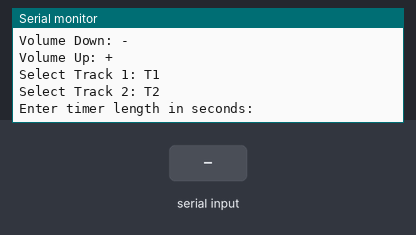
This sketch was run on a simulated ESP32-S3. Shown: the last lines printed to the serial monitor. The test bench sets the inputs (shaded band).

Above: at 2.7 s.
2.8 s: "-\n" received over Serial
At 3.7 s:
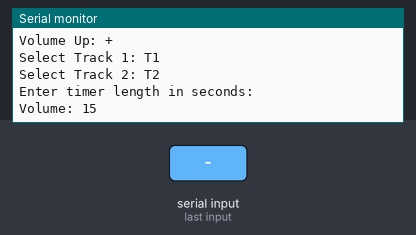
4.3 s: "1\n" received over Serial
At 4.9 s:
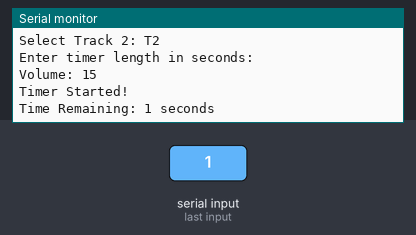
5.8 s: "s90\n" received over Serial
At 6.6 s:
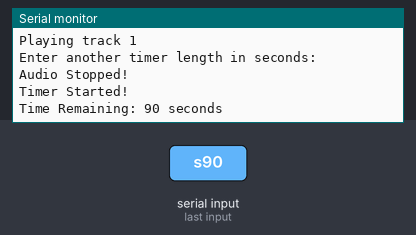
7.3 s: "s,45\n" received over Serial
At 8.1 s:
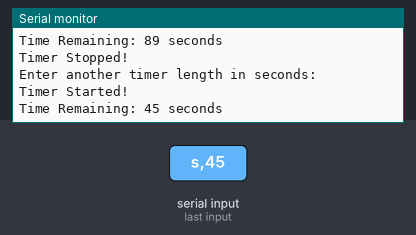
Timing chart, 0 to 9.8 s (numbered marks = the images above; inputs shaded):
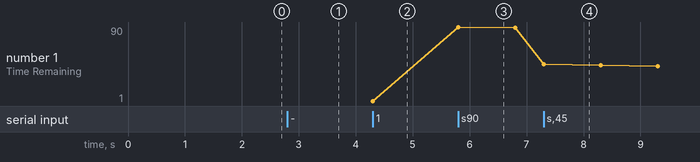

Measured:
- after the input at 2.8 s, the serial monitor: prints a new line at once (image 1)
- after the input at 4.3 s, the serial monitor: prints a new line at once (image 2)
- after the input at 5.8 s, the serial monitor: prints a new line at once (image 3)
- after the input at 7.3 s, the serial monitor: prints a new line at once (image 4)
- plotted number 1: 1 → 89 after the input at 5.8 s, 89 → 43 after the input at 7.3 s

The sketch:

Timer_With_Audio.ino
```cpp
#include <Arduino.h>
#include <sys/time.h>

// =====================================
// MP3 MODULE CONFIGURATION
// =====================================

#define MP3_RX 18
#define MP3_TX 17

#define MP3_SERIAL Serial2

// =====================================
// TIMER VARIABLES
// =====================================

long timerLength = 0;
int64_t startTime = 0;
long previousTime = -1;

bool timerRunning = false;
bool audioPlaying = false;

// =====================================
// VOLUME VARIABLES
// =====================================

int volume = 20;

const int MIN_VOLUME = 0;
const int MAX_VOLUME = 30;
const int VOLUME_STEP = 5;

// =====================================
// AUDIO TRACK VARIABLES
// =====================================

int currentTrack = 1;

// =====================================
// RTC TIME FUNCTION
// =====================================

int64_t getRTCtime() {

  struct timeval currentTime;

  gettimeofday(&currentTime, NULL);

  return ((int64_t)currentTime.tv_sec * 1000000LL)
         + currentTime.tv_usec;
}

// =====================================
// MP3 COMMAND FUNCTION
// =====================================

void sendCommand(uint8_t command, uint16_t parameter) {

  uint8_t paramHigh = (parameter >> 8) & 0xFF;
  uint8_t paramLow = parameter & 0xFF;

  uint16_t checksum = 0xFFFF -
    (0xFF + 0x06 + command + 0x01 +
     paramHigh + paramLow) + 1;

  uint8_t commandBuffer[10] = {

    0x7E,
    0xFF,
    0x06,
    command,
    0x01,
    paramHigh,
    paramLow,
    (uint8_t)(checksum >> 8),
    (uint8_t)(checksum & 0xFF),
    0xEF
  };

  MP3_SERIAL.write(commandBuffer, 10);
}

// =====================================
// AUDIO PLAY FUNCTION
// =====================================

void playAudio() {

  Serial.print("Playing track ");
  Serial.println(currentTrack);

  sendCommand(0x03, currentTrack);

  audioPlaying = true;
}

// =====================================
// AUDIO TRACK SWITCHING
// =====================================

void selectTrack(int track) {

  if (track != 1 && track != 2) {
    return;
  }

  currentTrack = track;

  Serial.print("Selected track: ");
  Serial.println(currentTrack);

  // If timer is running, only select the track
  if (timerRunning) {

    Serial.println("Track queued");

  }

  // If timer is idle, switch audio immediately
  else {

    playAudio();

  }
}

// =====================================
// AUDIO STOP FUNCTION
// =====================================

void stopAudio() {

  if (audioPlaying) {

    sendCommand(0x16, 0);

    audioPlaying = false;

    Serial.println("Audio Stopped!");

  }
}

// =====================================
// VOLUME CONTROL FUNCTION
// =====================================

void changeVolume(int amount) {

  int newVolume = volume + amount;

  // Limit volume
  if (newVolume > MAX_VOLUME) {
    newVolume = MAX_VOLUME;
  }

  if (newVolume < MIN_VOLUME) {
    newVolume = MIN_VOLUME;
  }

  // Only send command if volume changes
  if (newVolume != volume) {

    volume = newVolume;

    sendCommand(0x06, volume);

    Serial.print("Volume: ");
    Serial.println(volume);

  }

  else {

    Serial.println("Volume limit reached.");

  }
}

// =====================================
// STOP FUNCTION
// =====================================

void stopSystem() {

  if (timerRunning) {

    timerRunning = false;

    Serial.println();
    Serial.println("Timer Stopped!");

    Serial.println("Enter another timer length in seconds:");

  }

  if (audioPlaying) {

    stopAudio();

  }
}

// =====================================
// SERIAL INPUT FUNCTION
// =====================================

void checkSerialInput() {

  while (Serial.available() > 0) {

    char input = Serial.read();

    // Stop timer or audio
    if (input == 's' || input == 'S') {

      stopSystem();

    }

    // Decrease volume
    else if (input == '-' || input == '_') {

      changeVolume(-VOLUME_STEP);

    }

    // Increase volume
    else if (input == '=' || input == '+') {

      changeVolume(VOLUME_STEP);

    }

    // Select track 1 using T1
    else if (input == 'T' || input == 't') {

      if (Serial.available() > 0) {

        char nextChar = Serial.read();

        if (nextChar == '1') {

          selectTrack(1);

        }

        else if (nextChar == '2') {

          selectTrack(2);

        }

      }

    }

    // Start timer when idle
    else if (input >= '0' && input <= '9') {

      if (!timerRunning) {

        // Parse remaining digits
        long enteredTime = input - '0';

        while (Serial.available() > 0) {

          char nextChar = Serial.peek();

          if (nextChar >= '0' && nextChar <= '9') {

            enteredTime = enteredTime * 10 +
                          (Serial.read() - '0');

          }

          else if (nextChar == '\n' || nextChar == '\r') {

            Serial.read();

          }

          else {

            break;

          }

        }

        timerLength = enteredTime;

        if (timerLength > 0) {

          startTime = getRTCtime();

          previousTime = -1;

          timerRunning = true;

          Serial.println("Timer Started!");

        }

      }

    }

  }
}

// =====================================
// SETUP
// =====================================

void setup() {

  Serial.begin(115200);

  while (!Serial) {
    delay(10);
  }

  // Initialize MP3 UART
  MP3_SERIAL.begin(9600, SERIAL_8N1, MP3_RX, MP3_TX);

  delay(1000);

  // Select SD card
  sendCommand(0x09, 0x0002);

  delay(500);

  // Set starting volume
  sendCommand(0x06, volume);

  Serial.println();
  Serial.println("ESP32-S3 RTC TIMER");
  Serial.println("------------------------");

  Serial.println("MP3 Module Initialized");

  Serial.println("Starting Volume: 20");

  Serial.println();
  Serial.println("CONTROLS");

  Serial.println("Stop Timer / Audio: S");

  Serial.println("Volume Down: -");
  Serial.println("Volume Up: +");

  Serial.println("Select Track 1: T1");
  Serial.println("Select Track 2: T2");

  Serial.println();
  Serial.println("Enter timer length in seconds:");

}

// =====================================
// MAIN LOOP
// =====================================

void loop() {

  // Always check keyboard input
  checkSerialInput();

  // ===================================
  // TIMER FUNCTION
  // ===================================

  if (timerRunning) {

    // Calculate elapsed time
    int64_t elapsedMicroseconds = getRTCtime() - startTime;

    long elapsedSeconds = elapsedMicroseconds / 1000000LL;

    // Calculate remaining time
    long remainingTime = timerLength - elapsedSeconds;

    // Display remaining time once per second
    if (elapsedSeconds != previousTime &&
        elapsedSeconds < timerLength) {

      previousTime = elapsedSeconds;

      Serial.print("Time Remaining: ");

      Serial.print(remainingTime);

      Serial.println(" seconds");

    }

    // =================================
    // TIMER COMPLETION
    // =================================

    if (elapsedSeconds >= timerLength) {

      Serial.println();

      Serial.println("========================");
      Serial.println("       TIME IS UP!");
      Serial.println("========================");

      timerRunning = false;

      // Play currently selected track
      playAudio();

      Serial.println();
      Serial.println("Enter another timer length in seconds:");

    }
  }
}
```
